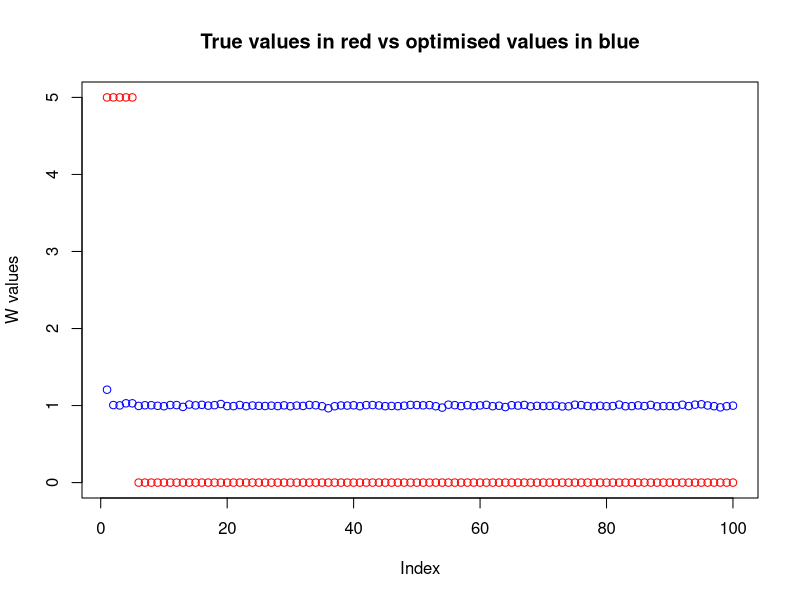
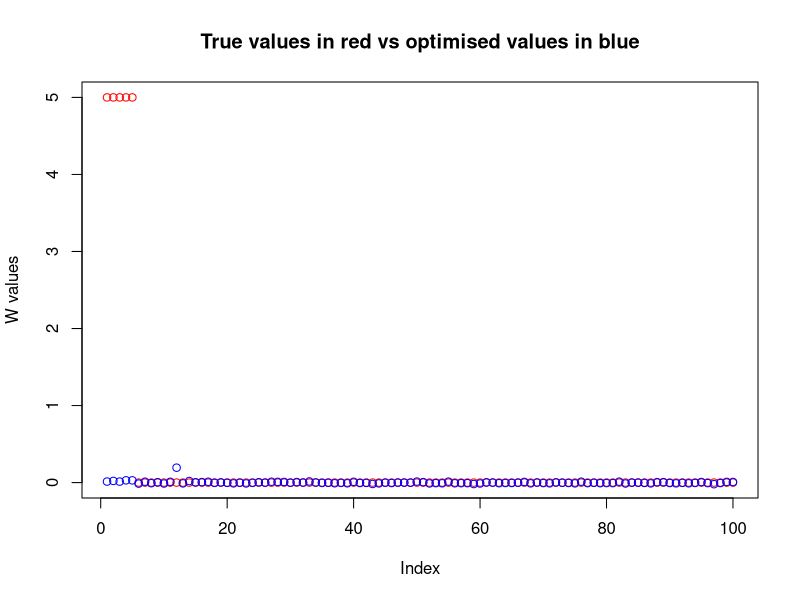
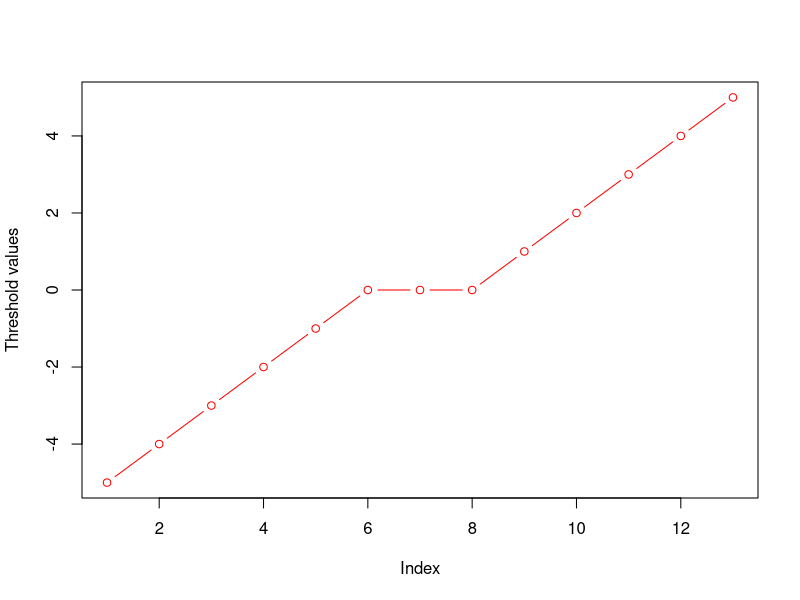

Source code (R) for these figures, in order: (Note: this script raises an error after producing the figures.)
#Name : Pradyuth Vangur

#Problem 1: Function for generating training dataset
gen_data <- function(n, p, sparsity, level){
  X <- matrix(rnorm(n*p, mean = 0, sd = 1), nrow = n, ncol = p)
  w <- matrix(rep(0, p), nrow = p, ncol = 1)
  w[1:sparsity,] <- level
  Y <- X%*%w
  return(list(X,Y))
}

#Problem 2: Creating loss function
lasso_loss <- function(w, lambda){
  func_to_optim <- (sum(((y_glbl - (x_glbl %*% w))^2)) + lambda*(sum(abs(w))))
  return(func_to_optim)
}

#Problem 3: Generating training dataset
A <- gen_data(50, 100, 5, 5)
x_glbl <- A[[1]]
y_glbl <- A[[2]]
w_glbl <- matrix(rep(0, 100), nrow = 100, ncol = 1)
w_glbl[1:5,] <- 5

#Problem 4: Using the optim function to find best values of w
w_values <- optim(par = matrix(rep(1,100)),fn = lasso_loss, lambda = 1)
w_values
plot(w_glbl, type = "p", col = "red", ylab = "W values",
     main = "True values in red vs optimised values in blue")
points(w_values$par, col = "blue")

#Problem 5: Using the optim function to find the best values of w and lambda
input <- function(ip_1){
  a <- lasso_loss(ip_1[-1], ip_1[1])
  return(a)
}

w_values_1 <- optim(par = c(1, matrix(rep(0,100))),fn = input)

plot(w_glbl, type = "p", col = "red", ylab = "W values",
     main = "True values in red vs optimised values in blue")
points(w_values_1$par[-1], col = "blue")

#Coordinate descent
#Problem 1: Writing soft threshold function
soft_threshold <- function(w, th){
  value <- ifelse((abs(w) < th), 0, sign(w)*(abs(w) - th))
  return(value)
}

plot(soft_threshold(-6:6, 1), type = "b", col = "red", ylab = "Threshold values")


#Problem 2: Lasso1d function
lasso1d <- function(x, y, lambda){
  w <- ((t(y) %*% x)/ (t(x) %*% x))
  th <- (lambda/ (t(x)%*%x))
  return(soft_threshold(w, th))
}



#Problem 3: Capturing the residuals 
get_residual <- function(w, dim, X, Y){
  w[dim] <- 0
  Y_pred <- X %*% w
  Y_res <- (Y - Y_pred)
  return(Y_res)
}


#Problem 4: 
#value stands for the estimated percentage change
cor_desc <- function(w, lambda, value, X, Y){
  w_new <- w*(value + 1)
  w_old <- w
  while(abs(((w_new - w_old)*100)) >= abs(w_old)*value){
    w_old <- w_new
    for(i in 1:length(w)){
      x_ele <- X[,i]
      residual <- get_residual(w_new, i, X, Y)
      w_calc <- ((t(x_ele) %*% residual) / (t(x_ele) %*% x_ele))
      th <- (lambda/ (t(x_ele)%*%x_ele))
      w_new[i] <- soft_threshold(w_calc, th)
    }
  }
  return(w_new)
}


#Problem 5:
cor_desc(rep(0,100), 1, 2, x_glbl, y_glbl)
#We observe that the values obtained from the cor_desc is 
#way better than optim function values

#Problem 6:
L2 <- list(rep(0,10))
j <- 1
for(i in seq(0,45,5)){
  L2[[j]] <- cor_desc(rep(0,100), 1, 50, x_glbl[(i+1):(i+5), ], y_glbl[(i+1):(i+5), ])
  j <- j + 1
}


L2_error <- rep(0,10)
for(i in 1:10){
  L2_error[i] <- sqrt(abs(sum(L2[[i]]^2 - w_glbl^2)))
}

plot(seq(0,45,5), L2_error, xlab = seq(0,45,5), ylab = "L2_error", type = "b", 
     main = "L2 error", col = "blue", xlim = c(1, 50))

